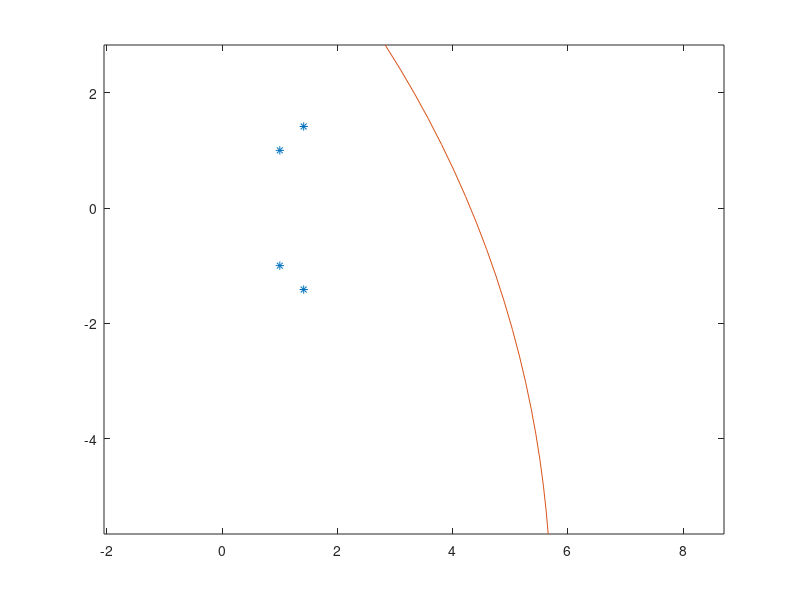

Write MATLAB code to recreate this figure. (Note: this script raises an error after producing the figure.)

clear all;
close all;

h=2;
R=2;


%% nodes
X1 = h/2;
X2 = R/sqrt(2);
X3 = R/sqrt(2);
X4 = h/2;

Y1 = -h/2;
Y2 = -R/sqrt(2);
Y3 = R/sqrt(2);
Y4 = h/2;

plot([X1 X2 X3 X4],[Y1 Y2 Y3 Y4],'*')
axis equal


%% shape functions
N1 = @(xi,eta) 0.5*(1-xi).*(1-eta);
N2 = @(xi,eta) 0.5*(1+xi).*(1-eta);
N3 = @(xi,eta) 0.5*(1+xi).*(1+eta);
N4 = @(xi,eta) 0.5*(1-xi).*(1+eta);

dN1dxi = @(xi,eta) -0.5*(1-eta);
dN1deta = @(xi,eta) -0.5*(1-xi);

dN2dxi = @(xi,eta)  0.5*(1-eta);
dN2deta = @(xi,eta) -0.5*(1+xi);

dN3dxi = @(xi,eta) 0.5*(1+eta);
dN3deta = @(xi,eta) 0.5*(1+xi);

dN4dxi = @(xi,eta) -0.5*(1+eta);
dN4deta = @(xi,eta) 0.5*(1-xi);

%% function
eX = @(eta) R*cos(pi*eta/4);
eY = @(eta) R*sin(pi*eta/4);

linX = @(xi,eta) N1(xi,eta)*X1 + N2(xi,eta)*X2 + N3(xi,eta)*X3 + N4(xi,eta)*X4;
linY = @(xi,eta) N1(xi,eta)*Y1 + N2(xi,eta)*Y2 + N3(xi,eta)*Y3 + N4(xi,eta)*Y4;

x = @(xi,eta) linX(xi,eta) + ( eX(eta) - ( (eta-1)/2*X2 + (eta+1)/2*X3 ) ).*(1+xi)/2;
y = @(xi,eta) linY(xi,eta) + ( eY(eta) - ( (eta-1)/2*Y2 + (eta+1)/2*Y3 ) ).*(1+xi)/2;

etas = linspace(-1,1,20);
xis=ones(size(etas));

xs=x(xis,etas);
ys=y(xis,etas);

hold on;
plot(xs,ys)


%% jacobian
deXdeta = @(eta) -pi/4*R*sin(pi*eta/4);
deYdeta = @(eta) pi/4*R*cos(pi*eta/4);

dlinXdxi = @(xi,eta) dN1dxi(xi,eta)*X1 + dN2dxi(xi,eta)*X2 + dN3dxi(xi,eta)*X3 + dN4dxi(xi,eta)*X4;
dlinXdeta = @(xi,eta) dN1deta(xi,eta)*X1 + dN2deta(xi,eta)*X2 + dN3deta(xi,eta)*X3 + dN4deta(xi,eta)*X4;
dlinYdxi = @(xi,eta) dN1dxi(xi,eta)*Y1 + dN2dxi(xi,eta)*Y2 + dN3dxi(xi,eta)*Y3 + dN4dxi(xi,eta)*Y4;
dlinYdeta = @(xi,eta) dN1deta(xi,eta)*Y1 + dN2deta(xi,eta)*Y2 + dN3deta(xi,eta)*Y3 + dN4deta(xi,eta)*Y4;

dxdxi = @(xi,eta) dlinXdxi(xi,eta) + eX(eta)/2;

J = @(xi,eta) [ dxdxi(xi,eta) dydxi(xi,eta);
                dxdeta(xi,eta) dydeta(xi,eta) ];
detJ = @(xi,eta) dxdxi(xi,eta).*dydeta(xi,eta) - dxdeta(xi,eta).*dydxi(xi,eta);

areaQuad = integral2(detJ,-1,1,-1,1);

areaCircle = pi*R*R;

reference = (areaCircle - h*h)/4;

